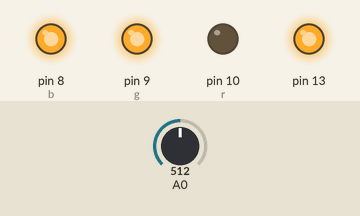
Bench run of a sketch on a simulated Arduino Uno, built with avr-gcc and run on an emulated ATmega328P. On the bench: output pins drawn as LEDs (lit = HIGH). Inputs (shaded band) come from the test bench; at power-on: A0 = 512. What the sketch prints to the serial monitor is not drawn.

Above: at 1.9 s.
2.0 s: A0 set to 160
3.5 s: A0 set to 141
At 5.2 s:
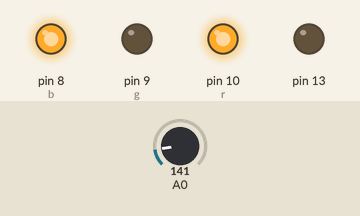
5.9 s: A0 set to 306
At 6.26 s:
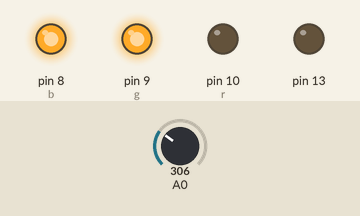
7.8 s: A0 set to 140
At 9.5 s:
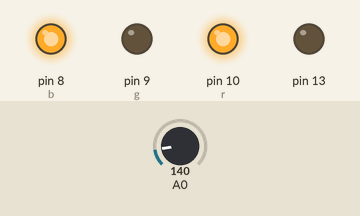
9.9 s: A0 set to 511
At 11.5 s:
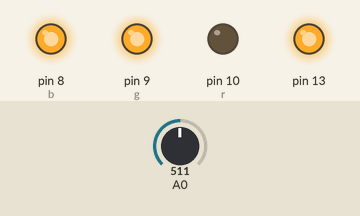
Timing chart, 0 to 12.8 s (numbered marks = the images above; inputs shaded):
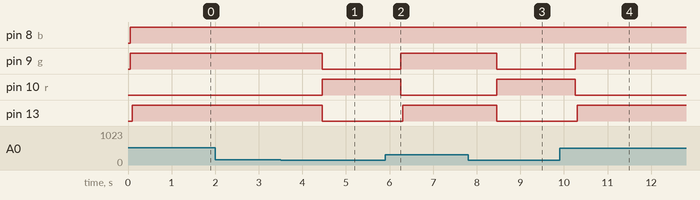

The sketch:

gas_sensor.ino
```cpp
int r = 10;
int g = 9;
int b = 8;
int gasSensor;

void setup() {
  Serial.begin (9600);
  pinMode(r, OUTPUT);
  pinMode(g, OUTPUT);
  pinMode(b, OUTPUT);
  pinMode(13, OUTPUT);
}
void loop() {
  gasSensor = analogRead(A0);
  if(gasSensor > 150){
    delay(50);
    analogWrite(r,0);
    analogWrite(g,255);
    analogWrite(b,255);
    delay(50);
    digitalWrite(13, HIGH);
    delay(500);
  }
  else{
    delay(50);
    analogWrite(r,255);
    analogWrite(g,0);
    analogWrite(b,255);
    digitalWrite(13, LOW);
    delay(50);
  }
  Serial.print("Gas= " );
  Serial.print(gasSensor);
  delay(500);
}
```

Measured:
- the behaviour switches between 151 and 150 on A0 (found by bisection; images 0 and 1)
- after the input at 2.0 s, every drawn part: stays the same
- after the input at 3.5 s, pin 9 (g), pin 13: HIGH → LOW after 0.95 s; pin 10 (r): LOW → HIGH after 0.95 s
- after the input at 5.9 s, pin 9 (g): LOW → HIGH after 0.35 s; pin 10 (r): HIGH → LOW after 0.35 s; pin 13: LOW → HIGH after 0.40 s
- after the input at 7.8 s, pin 9 (g), pin 13: HIGH → LOW after 0.65 s; pin 10 (r): LOW → HIGH after 0.65 s
- after the input at 9.9 s, pin 9 (g): LOW → HIGH after 0.35 s; pin 10 (r): HIGH → LOW after 0.35 s; pin 13: LOW → HIGH after 0.40 s
